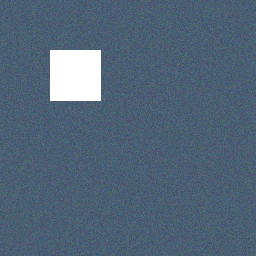
#> input picture test/frames/frame_000.png, 256 x 256 px
$ python -i preprocess.py   (imports and definitions only)
#> lines starting #> are read from the running program, lines starting #| are printed output that depends on the picture
#> further down, picture is the input picture: shape (256, 256, 3); mean B, G, R 120.1, 100.9, 81.7
import cv2
import numpy as np


def load_image(path):
    img = cv2.imread(path)
    if img is None:
        raise ValueError(f"Image non trouvée: {path}")
    return img


def resize(img, size=(256, 256)):
    return cv2.resize(img, size)


def to_ycbcr(img):
    #Convertit BGR to YCrCb
    return cv2.cvtColor(img, cv2.COLOR_BGR2YCrCb)


def from_ycbcr(img):
    #Convertit YCrCb to  BGR
    return cv2.cvtColor(img, cv2.COLOR_YCrCb2BGR)


def subsample_chrominance(ycbcr_img, ratio=2):
    #Sous-échantillonnage 4:2:0
#> called with ratio = 2
    Y, Cb, Cr = cv2.split(ycbcr_img)
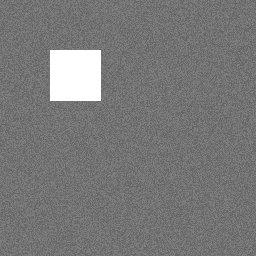
#> Y: shape (256, 256); min 100, max 255, mean 120.1
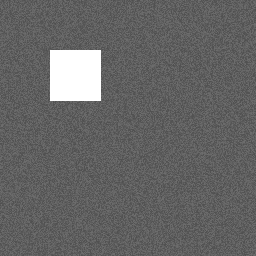
#> Cb: shape (256, 256); min 80, max 255, mean 100.9
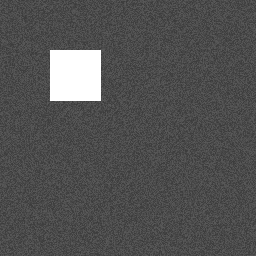
#> Cr: shape (256, 256); min 60, max 255, mean 81.7
    Cb_sub = cv2.resize(Cb, (Cb.shape[1] // ratio, Cb.shape[0] // ratio),
                        interpolation=cv2.INTER_LINEAR)
    Cr_sub = cv2.resize(Cr, (Cr.shape[1] // ratio, Cr.shape[0] // ratio),
                        interpolation=cv2.INTER_LINEAR)
    return Y, Cb_sub, Cr_sub


def upsample_chrominance(Cb_small, Cr_small, target_shape):
    #Ré-échantillonnage
    Cb_big = cv2.resize(Cb_small, (target_shape[1], target_shape[0]),
                        interpolation=cv2.INTER_LINEAR)
    Cr_big = cv2.resize(Cr_small, (target_shape[1], target_shape[0]),
                        interpolation=cv2.INTER_LINEAR)
    return Cb_big, Cr_big

>>> import cv2
>>> picture = cv2.imread('../frames/frame_000.png')
>>> result = subsample_chrominance(picture)

$ run again, on test/frames/frame_003.png
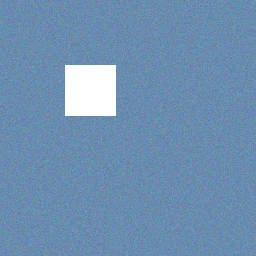
#> input picture test/frames/frame_003.png, 256 x 256 px
#> picture is the input picture: shape (256, 256, 3); mean B, G, R 177.8, 144.1, 110.4
#> in subsample_chrominance, `Y, Cb, Cr = cv2.split(ycbcr_img)`:
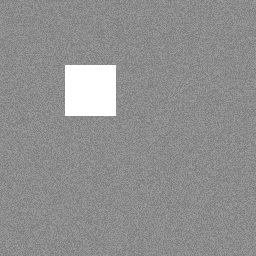
#> Cb: shape (256, 256); min 125, max 255, mean 144.1
#> in subsample_chrominance, `Y, Cb, Cr = cv2.split(ycbcr_img)`:
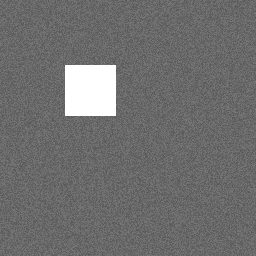
#> Cr: shape (256, 256); min 90, max 255, mean 110.4
